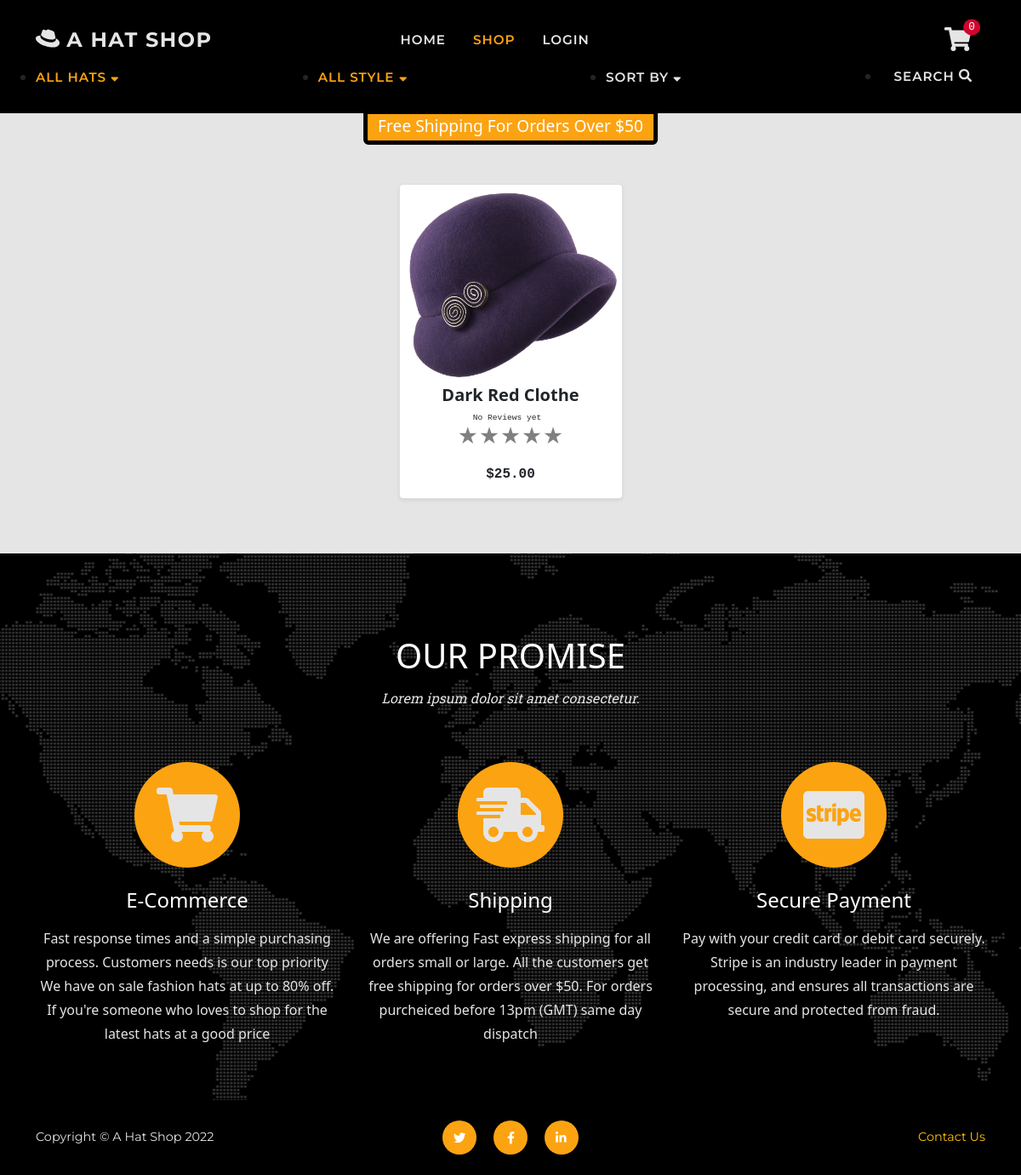
The app's page /shop/, older data.
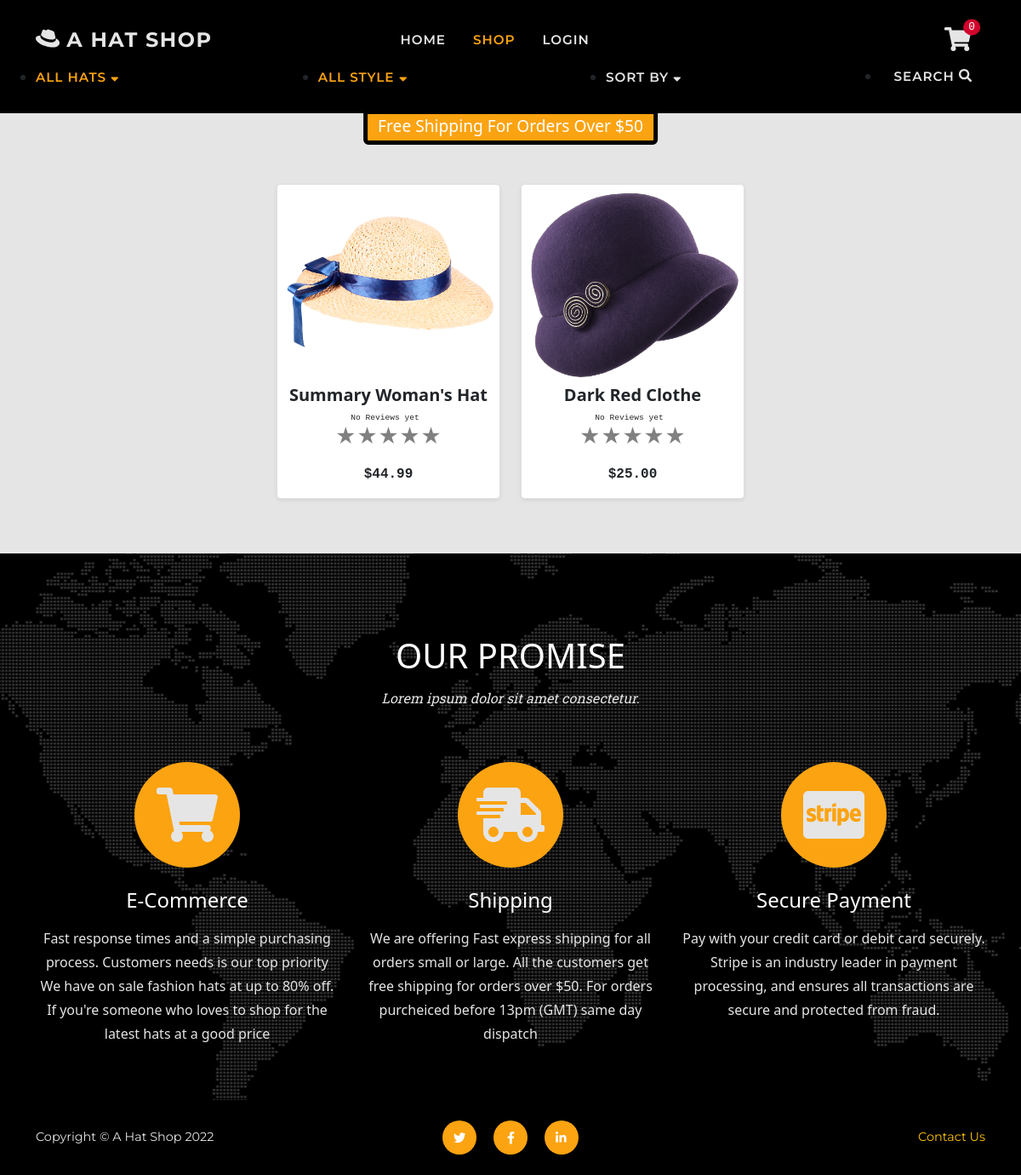
The same page, newer data.
### shop/models.py (models this page shows, shortened)
class Product(models.Model):
    sku = models.CharField(max_length=60)
    category = models.ForeignKey(
        'Category', null=True, blank=True,
        on_delete=models.SET_NULL)
    style = models.CharField(max_length=60)
    color = models.CharField(max_length=60)
    name = models.CharField(max_length=60)
    description = models.TextField(max_length=250)
    price = models.DecimalField(
        max_digits=6, decimal_places=2)
    image = models.ImageField(null=True, blank=True)
    sale = models.BooleanField(default=False)
    sale_price = models.DecimalField(
        max_digits=6, decimal_places=2,
        null=True, blank=True)
    item_count = models.IntegerField(
        blank=False, null=False, default=0)
    rating = models.DecimalField(
        max_digits=6, decimal_places=2,
        null=True, blank=True)
    rating_counter = models.PositiveSmallIntegerField(default=0)

### shop/views.py (the view, shortened to what this page needs)
# urls.py: path('shop/', include('shop.urls')),
def shop(request):
    products = Product.objects.all().order_by('-id')
    style_list = Product.objects.values('style').distinct()
    categories = Category.objects.all()
    category = 'all'
    sort_name = None
    sortkey = None
    style = 'all'
    query = 'None'
    is_shop = True
    context = {
        'style_list': style_list,
        'categories': categories,
        'sort_name': sort_name,
        'products': products,
        'sortkey': sortkey,
        'cat': category,
        'style': style,
        'shop': is_shop,
    }
    return render(request, 'shop/shop.html', context)

### cart/contexts.py (called while the page is built, shortened)
def cart_contents(request):
    cart_items = []
    total = 0
    before = 0
    item_count = 0
    availability = 0
    cart = request.session.get('cart', {})
    if total < 50:
        delivery = total * Decimal(10 / 100)
        free_deivery = 50 * total
    else:
        delivery = 0
        free_deivery = 0
    delivery = round(delivery, 2)
    grand_total = delivery + total
    grand_total = round(grand_total, 2)
    context = {
        'cart_items': cart_items,
        'total': total,
        'before': before,
        'item_count': item_count,
        'delivery': delivery,
        'free_deivery': free_deivery,
        'deivery_treshold': 10,
        'grand_total': grand_total,
    }
    return context

### reviews/contexts.py (called while the page is built)
def review_context(request):
    review_items = ProductReview.objects.all()
    context = {
        'review_items': review_items,
    }
    return context

### support/contexts.py (called while the page is built, shortened)
def message_context(request):
    unread_messages_count = 0
    user_messages = None
    all_messages = Message.objects.all()
    context = {
        'unread_messages_count': unread_messages_count,
        'user_messages': user_messages,
    }
    return context

### shop/templates/shop/shop.html (shortened to what this page needs)
{% extends 'base.html' %}
{% load static %}
{% block extra_css %}
<link href="{% static 'css/shop.css' %}" rel="stylesheet" />
{% endblock %}
{% block page_header %}
<header class="py-5">
</header>
{% endblock %}
{% block content %}
<section class="page-section">
    <div class="container mt-2 mt-sm-4 px-md-2">
        <div class="row gx-2 gx-sm-3 gx-md-4 row-cols-2 row-cols-md-3 row-cols-xl-4 justify-content-center">
            {% for product in products %}
            {% if product.item_count != 0 or request.user.is_superuser %}
            {% include 'includes/shop/item-card.html' %}
            {% endif %}
            {% endfor %}
        </div>
    </div>
</section>
{% endblock %}

### shop/templates/includes/shop/item-card.html (shortened to what this page needs)
{% load thumbnail %}
<div class="col-6 col-sm-4 col-lg-3 mb-2 mb-sm-3">
<div class="card shadow-sm rounded-3 pt-2 h-100">
    <div class="h-100 d-flex align-items-center">
        {% thumbnail product.image "250" as im %}
        <img class="card-img-top" src="{{ im.url }}" alt="..." />
        {% endthumbnail %}
    </div>
    <a class="card-img-overlay" href="{% url 'shop_item' product.id %}">
    </a>
    <div class="card-body p-2">
        <div class="text-center align-items-end">
            <h5 class="fw-bolder text-capitalize">{{ product.name }}</h5>
            <div class="d-flex justify-content-center small text-warning mb-2">
                {% include 'includes/stars.html' %}
            </div>
            {% if product.sale %}
            <span class="text-decoration-line-through font-monospace">${{ product.price }}</span>
            <span class="text-danger font-monospace fw-bolder">${{ product.sale_price }} </span>
            {% else %}
            <span class="font-monospace fw-bolder">${{ product.price }} </span>
            {% endif %}
        </div>
    </div>
    <div class="card-footer pt-0 border-top-0 bg-transparent justify-self-end">
    </div>
</div>
</div>

### reviews/templates/includes/stars.html (shortened to what this page needs)
<div class="star_container">
    {% if product.rating %}
    <div class="my-auto text-primary p-0 me-2 time font-monospace">{{ product.rating_counter }} Reviews</div>
    <a href="{% url 'all_reviews' product.id %}">
    <div class="stars h4"
        style="background-image: linear-gradient(to right, orange, orange {% widthratio product.rating 5 100 %}%, gray {% widthratio product.rating 5 100 %}%, gray 100%)">
        ★★★★★
    </div>
    </a>
    {% else %}
    <div class="my-auto time font-monospace text-primary p-0 me-2">No Reviews yet</div>
    <div class="stars h4" style="background-image: linear-gradient(to right, gray, gray)">
    </div>
    {% endif %}
</div>

Row changes from the older to the newer data that the page shows:
added Product: shows a picture, name "Summary Woman's Hat", shows "No Reviews yet", price "44.99"
